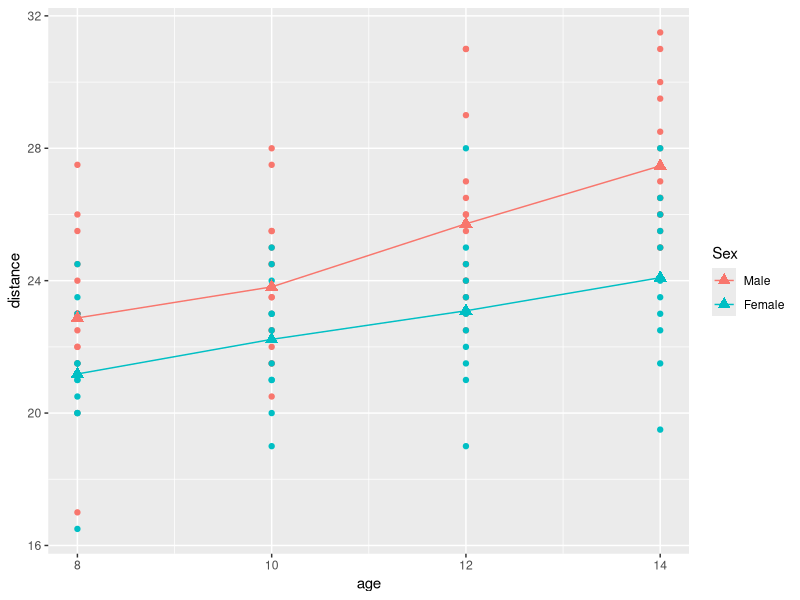
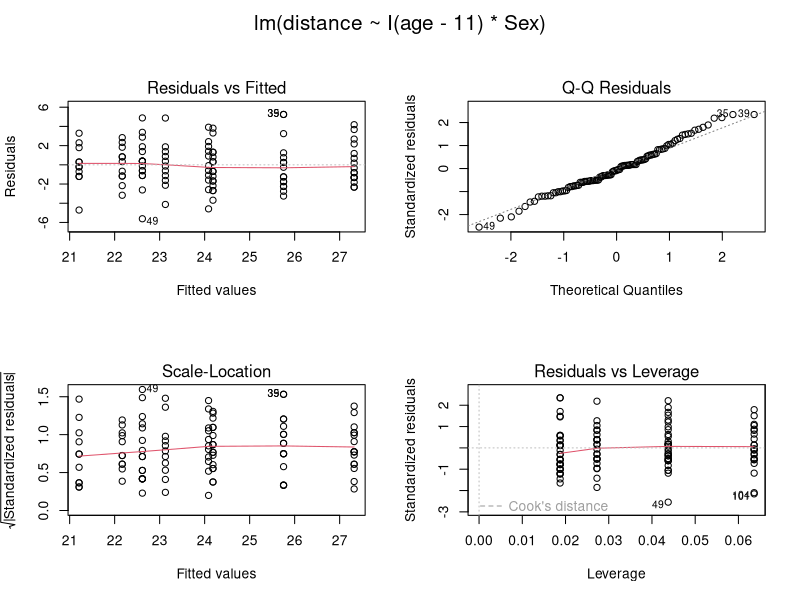
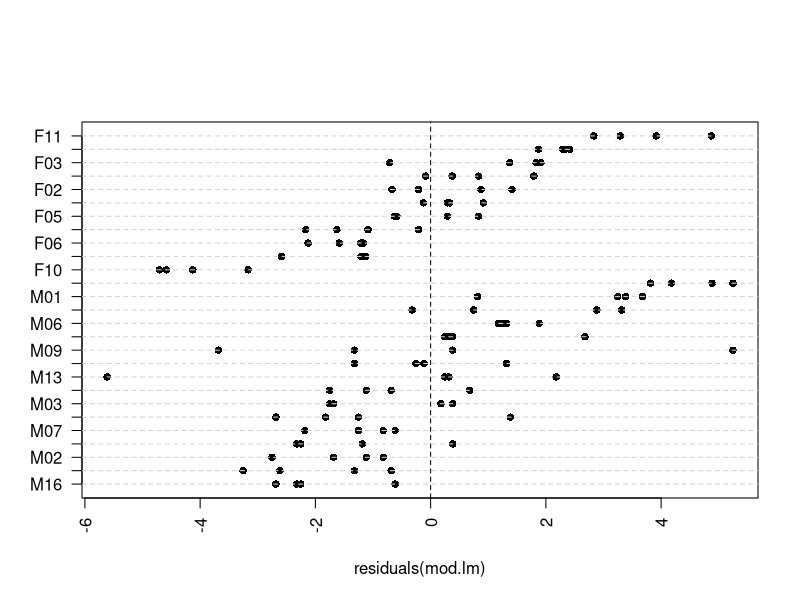
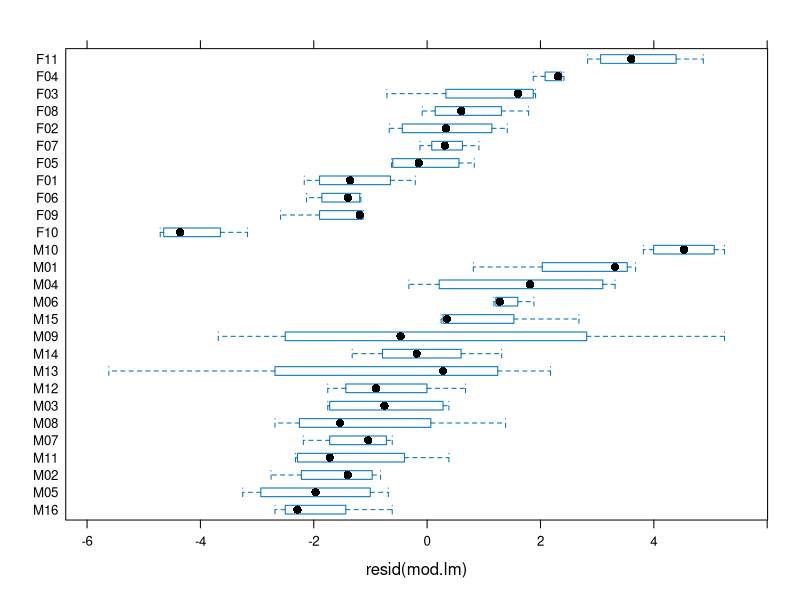
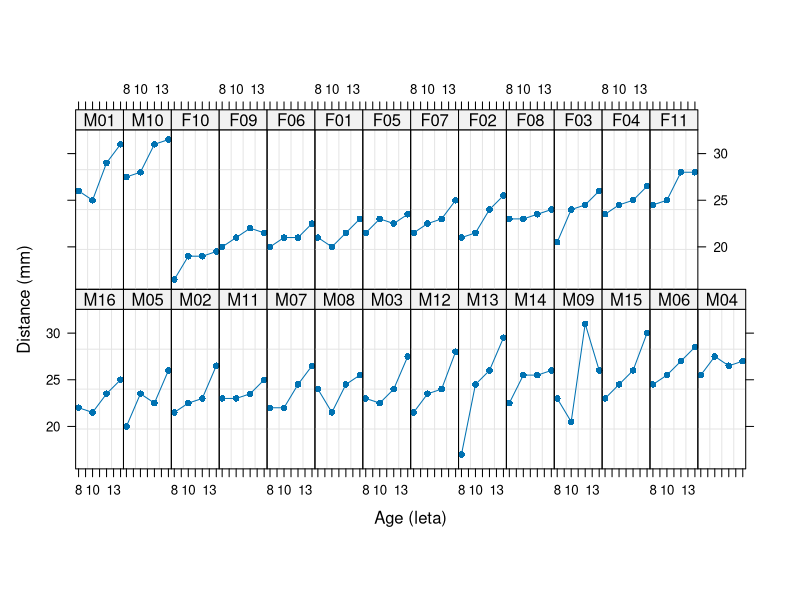
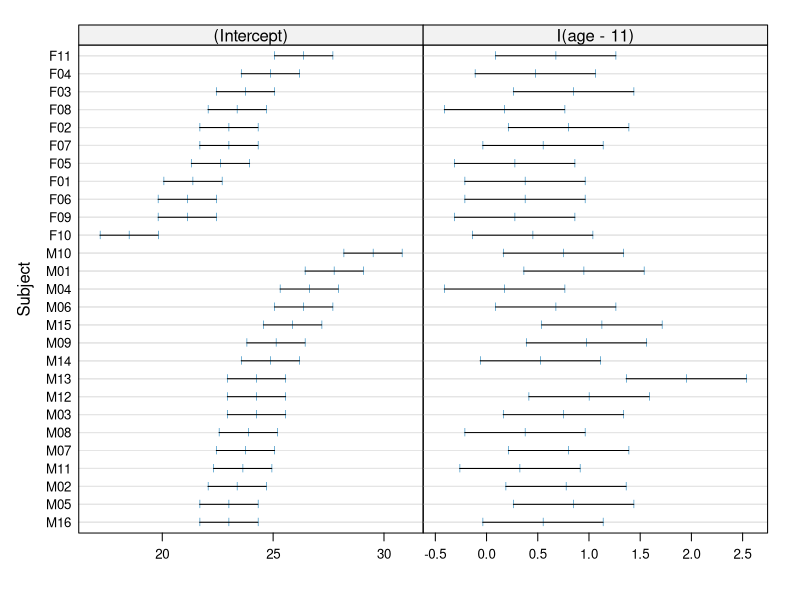
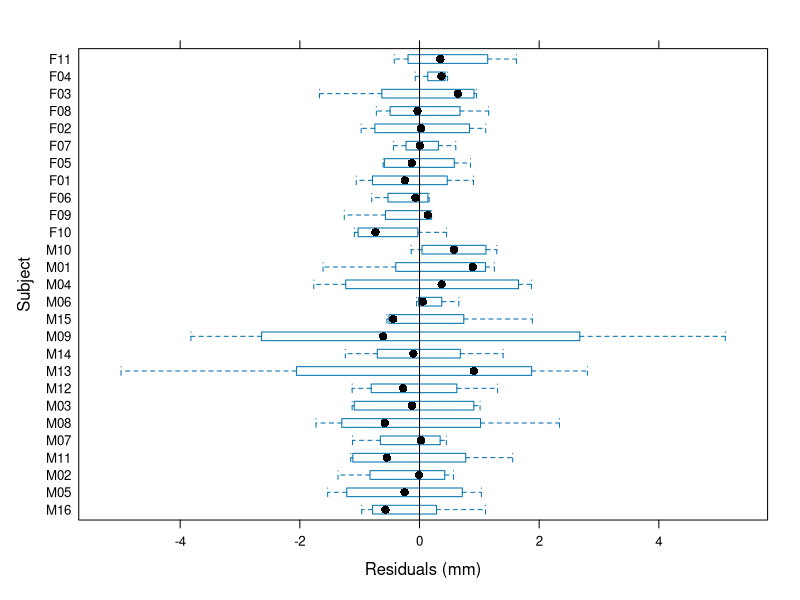
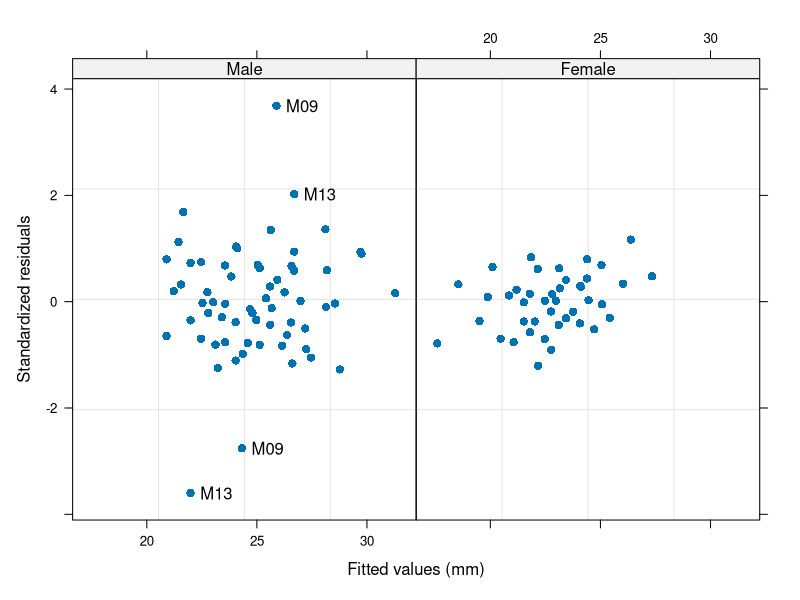

Generate these figures, in order, with R: (Note: this script raises an error after producing the figures.)
# linearni mešani modeli

library(nlme)
head(Orthodont)
class(Orthodont)
str(as.data.frame(Orthodont))

library(ggplot2)
library(dplyr)
gd <- Orthodont %>% group_by(age,Sex) %>% summarise(distance = mean(distance))
gd
ggplot(data=as.data.frame(Orthodont), aes(x=age, y=distance, col=Sex)) +
    geom_point()+geom_point(data = gd, size = 3, shape = 17) +
    geom_line(data=gd)

# model brez slučajnega vpliva in necentrirana starost
mod.lm0<-lm(distance~age*Sex, data=Orthodont)
round(vcov(mod.lm0), 2)

mod.lm<-lm(distance~I(age-11)*Sex, data=Orthodont)
round(vcov(mod.lm), 2)
summary(mod.lm)

par(oma=c(0,0,2,0), mfrow=c(2,2))
plot(mod.lm)
par(mfrow=c(1,1))

# pogledamo, kako so ostanki porazdeljeni glede na Subject
stripchart(residuals(mod.lm) ~ Subject, vertical = F, pch=16, las=2, data = Orthodont)
abline(v=0, lty=2); abline(h=c(1:27), col="lightgrey", lty=2)

# še drugače prikazano (boxplot na štirih podatkih???)
library(lattice)
bwplot(getGroups(Orthodont)~resid(mod.lm))

# razsevni grafikoni po Subject
plot(Orthodont, ylab="Distance (mm)", xlab="Age (leta)", pch=16)

# linearni model za vsako osebo posebej
mod.list<-lmList(distance~I(age-11), data=Orthodont)
summary(mod.list)

# grafični prikaz intervalov zaupanja za parametre modela
plot(intervals(mod.list))

# linearni mešani model s slučajnim vplivom osebe na presečišče in na naklon
mod.lme1<-lme(distance~I(age-11)*Sex, random=~I(age-11)|Subject,
              data=Orthodont, method="REML")
summary(mod.lme1)

# izpustimo slučajni vpliv osebe na naklon
mod.lme2<-lme(distance~I(age-11)*Sex, random=~1|Subject,data=Orthodont)

anova(mod.lme1, mod.lme2)

summary(mod.lme2)
intervals(mod.lme2)
confint(mod.lm)

plot(mod.lme2, Subject~resid(.), abline=0,pch=16)
plot(mod.lme2, resid(.,type="pearson")~fitted(.)|Sex,id=0.05,adj=-0.3,pch=16)

# modeliranje nekonstantne variance
mod.lme3<-lme(distance~I(age-11)*Sex, random=~1|Subject,
              weights=varIdent(form=~1|Sex), data=Orthodont)
summary(mod.lme3)
anova(mod.lme2,mod.lme3)
plot(mod.lme3, resid(.,type="pearson")~fitted(.)|Sex,
     id=0.05, adj=-0.3, pch=16)
qqnorm(mod.lme3, ~resid(.,type="pearson")|Sex, abline=c(0, 1), lty=2,
       grid=T, id=0.05, adj=0.5, pch=16)
compareCoefs(mod.lme2,mod.lme3)

# napovedi slučajnih vplivov
u0<-random.effects(mod.lme3)
u0
mean(u0[,1])
sd(u0[,1])

# testiranje domnev o parametrih LMM
library(multcomp)
names(coefficients(mod.lme3))
C<-rbind(c(0,0,1,0),c(0,1,0,0),c(0,1,0,1),c(0,0,0,1))
rownames(C)<-c("presec.Female-presec.Male", "naklon.Male",
               "naklon.Female","naklon.Female-naklon.Male")
test<-glht(mod.lme3, linfct=C)
summary(test)
confint(test)

# napovedovanje�

cbind(Orthodont, round(fitted(mod.lme3, level=0:1),1))[1:8,]
cbind(Orthodont, round(fitted(mod.lme3, level=0:1),1))[101:108,]

plot(augPred(mod.lme3, level=0), grid=T, pch=16)
plot(augPred(mod.lme3, level=1), pch=16, grid=T)

library(effects)
plot(effect(c("I(age-11)","Sex"), mod.lme3), ci.style="bands", multiline=T, main="")

novaOrth<-data.frame(Subject=rep(c("M10","M11","F03"),c(2,2,2)),
                     Sex=rep(c("Male","Male","Female"),c(2,2,2)),
                     age=rep(c(13,15),3))
novaOrth
predict(mod.lme3, newdata=novaOrth,level=0:1)


# alternativni pristop z modeliranjem variance napak

mod.gls1<-gls(distance~I(age-11)*Sex,
              weights=varIdent(form=~1|age),
              correlation=corSymm(form=~1|Subject), data=Orthodont)
summary(mod.gls1)
intervals(mod.gls1)
mod.gls2<-gls(distance~I(age-11)*Sex,weights=NULL,
              correlation=corCompSymm(form=~1|Subject), data=Orthodont)
summary(mod.gls2)
anova(mod.gls1,mod.gls2)
plot.lme(mod.gls2, resid(.,type="n")~age|Sex,id=0.05,adj=0.5, pch=16)
mod.gls3<-gls(distance~I(age-11)*Sex,
              weights=varIdent(form=~1|Sex),
              correlation=corCompSymm(form=~1|Subject), data=Orthodont)
anova(mod.gls2,mod.gls3)

plot(mod.gls3, resid(.,type="n")~age|Sex,id=0.05,adj=0.5,pch=16)
qqnorm(mod.gls3, ~resid(.,type="n")|Sex, abline=c(0, 1), id=0.05, adj=0.5, pch=16)
summary(mod.gls3)
anova(mod.lme3,mod.gls3)
compareCoefs(mod.lme3,mod.gls3)

library(effects)
plot(effect(c("I(age-11)","Sex"), mod.gls3), ci.style="bands", multiline=T, main="")

# VAJA jajčni folikli

head(Ovary)
summary(Ovary)
str(Ovary)
plot(Ovary, type=c("p","l","smooth"), pch=16)
mod.o0.lme <- lme(follicles ~ sin(2*pi*Time) + cos(2*pi*Time),
                  random=~sin(2*pi*Time) + cos(2*pi*Time)|Mare, data=Ovary)
intervals(mod.o0.lme)
mod.o1.lme <- lme(follicles ~ sin(2*pi*Time) + cos(2*pi*Time),
                  random=pdDiag(~sin(2*pi*Time) + cos(2*pi*Time)),
                  data=Ovary)
intervals(mod.o1.lme)
mod.o2.lme <- lme(follicles ~ sin(2*pi*Time) + cos(2*pi*Time),
                  random=pdDiag(~sin(2*pi*Time)),
                  data=Ovary)
anova(mod.o1.lme, mod.o2.lme )

plot(mod.o1.lme, resid(.,type="p")~Time|Mare, pch=16, type="b")
ACF(mod.o1.lme, maxLag=10)
plot(ACF(mod.o1.lme, maxLag=10, resType="n"), alpha=0.05)
mod.o1.lme.cor <- update(mod.o1.lme, correlation=corAR1())
anova(mod.o1.lme, mod.o1.lme.cor)
intervals(mod.o1.lme.cor)
mod.o2.lme.cor <- lme(follicles ~ sin(2*pi*Time) + cos(2*pi*Time),
                      random=pdDiag(~sin(2*pi*Time)), correlation=corAR1(), data=Ovary)
anova(mod.o1.lme.cor, mod.o2.lme.cor)
mod.o3.lme.cor <- lme(follicles ~ sin(2*pi*Time) + cos(2*pi*Time),
                      random=pdDiag(~1), correlation=corAR1(), data=Ovary)
anova(mod.o2.lme.cor, mod.o3.lme.cor)
intervals(mod.o3.lme.cor)
plot(ACF(mod.o3.lme.cor, maxLag=10, resType="n"), alpha=0.05)
par(mfrow=c(1,2))
plot(fitted(mod.o3.lme.cor), resid(mod.o3.lme.cor, type="n"), pch=16)
abline(h=0)
qqnorm(resid(mod.o3.lme.cor, type="n"))
abline(a=0,b=1)
plot(augPred(mod.o3.lme.cor, level=0), grid=T, pch=16)
plot(augPred(mod.o3.lme.cor, level=1), grid=T, pch=16)
